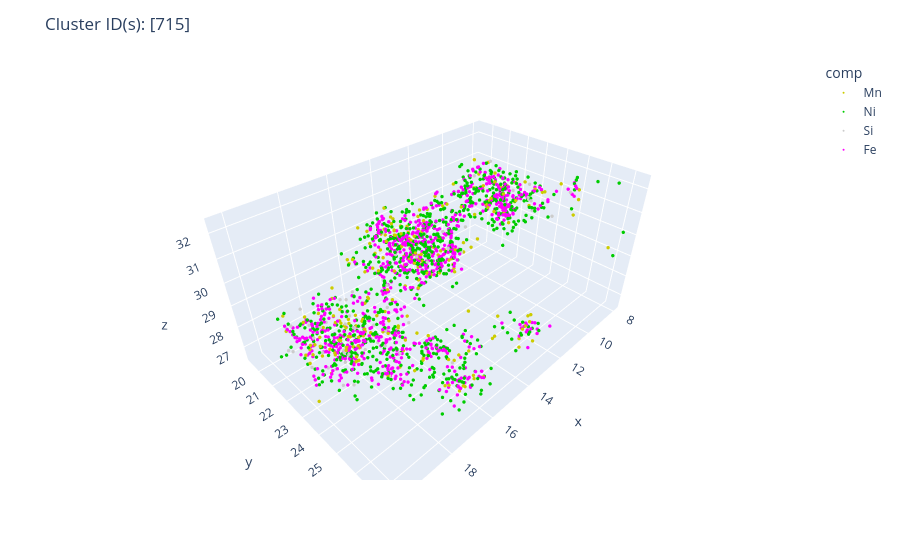

Notebook code cell kept with this figure:
### Code cell
# plot selected cluster(s) 
_ = cc.show_clusters_in_pos(
    xml_files=xml_files,
    clusters_to_plot=[715], 
    swept_param_values=d_max_values,
    chosen_param_value=0.6,
    range_file_path=range_file_path
)

### Figure 1 — Plotly figure (JSON) as saved in the notebook; plotly's stock layout.template omitted (floating-point values rounded to 4 significant figures; data arrays with more than 128 entries replaced by an {"elided": "..."} marker saying what was removed)
{"data": [{"hovertemplate": "comp=Mn<br>x=%{x}<br>y=%{y}<br>z=%{z}<extra></extra>", "legendgroup": "Mn", "marker": {"color": "#CCCC00", "size": 2, "symbol": "circle"}, "mode": "markers", "name": "Mn", "scene": "scene", "showlegend": true, "type": "scatter3d", "x": {"elided": "226 float values"}, "y": {"elided": "226 float values"}, "z": {"elided": "226 float values"}}, {"hovertemplate": "comp=Ni<br>x=%{x}<br>y=%{y}<br>z=%{z}<extra></extra>", "legendgroup": "Ni", "marker": {"color": "#00CC00", "size": 2, "symbol": "circle"}, "mode": "markers", "name": "Ni", "scene": "scene", "showlegend": true, "type": "scatter3d", "x": {"elided": "825 float values"}, "y": {"elided": "825 float values"}, "z": {"elided": "825 float values"}}, {"hovertemplate": "comp=Si<br>x=%{x}<br>y=%{y}<br>z=%{z}<extra></extra>", "legendgroup": "Si", "marker": {"color": "#CCCCCC", "size": 2, "symbol": "circle"}, "mode": "markers", "name": "Si", "scene": "scene", "showlegend": true, "type": "scatter3d", "x": [8.882, 9.896, 12.44, 12.99, 13.54, 13.91, 14.72, 14.81, 15.53, 15.63, 16.08, 16.17, 16.48, 17.24, 16.55, 17.21, 17.5, 17.84, 18.15, 17.85, 18.12, 18.43, 18.52, 18.72, 17.62, 18.17, 17.85, 18.07, 18.75, 18.78, 19.09, 18.93, 19.16, 17.55, 18.77, 18.9, 19.01, 19.36, 19.11, 19.38, 19.24, 19.56, 19.56, 16.43, 8.614, 9.909, 9.85, 9.606, 9.089, 10.44, 12.46, 14.04, 15.76, 16.84, 17.3, 17.97, 19.6, 19.06, 20.03, 19.35, 12.53, 15.75, 15.34, 10.03, 12.4, 11.44], "y": [23.22, 23.12, 22.68, 21.43, 22.73, 23.37, 21.27, 23.2, 21.43, 21.81, 22.37, 23.62, 22.62, 21.41, 21.95, 24.29, 23.88, 22.57, 22.56, 23.15, 21.17, 22.69, 21.71, 21.83, 21.96, 23.15, 24.16, 20.77, 23.22, 21.75, 21.42, 21.43, 22.07, 24.05, 23.55, 23.5, 22.97, 23.1, 20.93, 20.49, 23.71, 22.32, 21.37, 26.08, 23.28, 23.9, 24.01, 21.61, 20.28, 20.86, 22.88, 21.3, 23.71, 22.5, 21.93, 22.16, 21.16, 21.28, 21.84, 24.58, 20.65, 21.45, 21.28, 25.8, 26.62, 24.95], "z": [30.43, 31.17, 29.15, 29.32, 30.6, 30.31, 29.42, 30.05, 28.69, 31.04, 29.24, 28.24, 27.38, 27.89, 27.33, 27.89, 28.17, 28.02, 28.76, 27.73, 27.95, 27.79, 27.43, 28.49, 29.2, 28.97, 27.3, 27.74, 27.8, 27.26, 27.54, 28.48, 28.45, 26.86, 28.42, 28.55, 27.46, 27.89, 27.4, 28.03, 27.42, 27.48, 28.79, 28.17, 29.83, 31.71, 31.01, 31.88, 30.62, 29.82, 30.42, 28.3, 30.97, 26.96, 29.36, 29.51, 27.47, 29.21, 28.29, 28.21, 29.2, 26.54, 27.12, 32.08, 32.34, 32.08]}, {"hovertemplate": "comp=Fe<br>x=%{x}<br>y=%{y}<br>z=%{z}<extra></extra>", "legendgroup": "Fe", "marker": {"color": "#FF00FF", "size": 2, "symbol": "circle"}, "mode": "markers", "name": "Fe", "scene": "scene", "showlegend": true, "type": "scatter3d", "x": {"elided": "834 float values"}, "y": {"elided": "834 float values"}, "z": {"elided": "834 float values"}}], "layout": {"legend": {"title": {"text": "comp"}, "tracegroupgap": 0}, "margin": {"t": 60}, "scene": {"domain": {"x": [0, 1], "y": [0, 1]}, "xaxis": {"title": {"text": "x"}}, "yaxis": {"title": {"text": "y"}}, "zaxis": {"title": {"text": "z"}}}, "title": {"text": "Cluster ID(s): [715]"}}}
